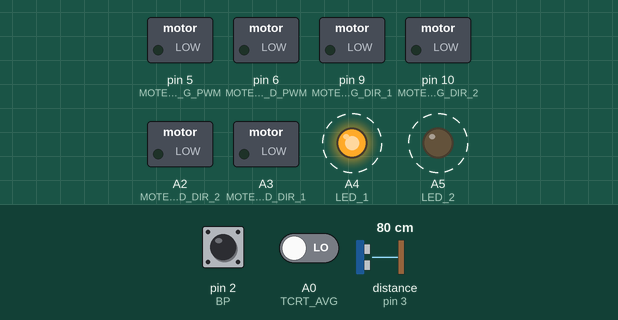
Simulated run of this sketch. Board: Arduino Uno, built with avr-gcc and run on an emulated ATmega328P. Parts: switched loads named in the sketch (green lamp = pin HIGH), output pins drawn as LEDs (lit = HIGH). Dashed ring = blinking. Inputs (shaded band) come from the test bench; at power-on: pin 2 (BP) HIGH, A0 (TCRT_AVG) LOW, distance to the obstacle (sensor on pin 3) 80 cm. The echo pulse lasts 58.3 µs per cm; random numbers use the default seed unless the sketch sets one; pins used as bus, display or sensor lines are not drawn; what the sketch prints to the serial monitor is not drawn.

Above: at 1.39 s.
1.4 s: pin 2 (BP) pulled LOW for 0.15 s
At 2.0 s:
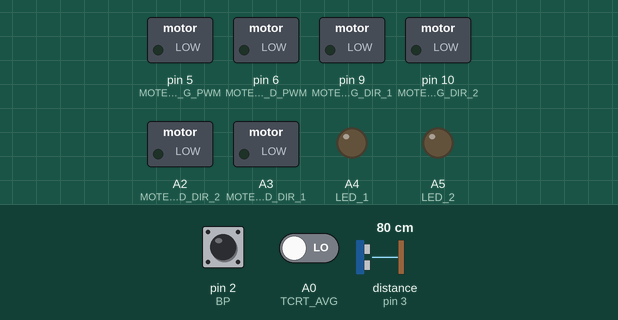
4.5 s: A0 (TCRT_AVG) driven HIGH
At 10.04 s:
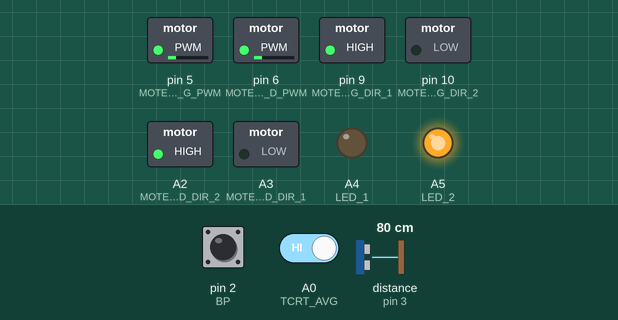
10.5 s: pin 2 (BP) pulled LOW for 1 s
At 11.4 s:
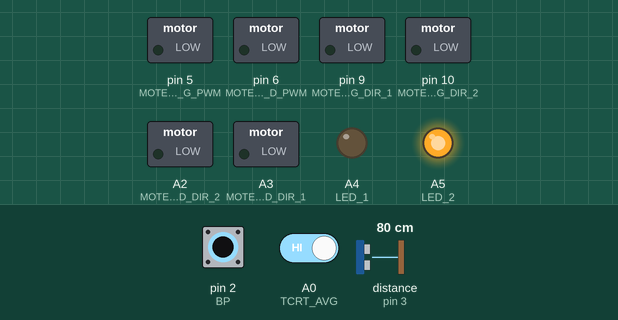
Timing chart, 0 to 14.5 s (numbered marks = the images above; inputs shaded):
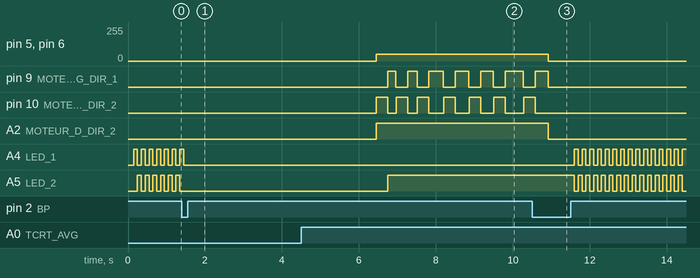

Measured:
- after the input at 4.5 s, pin 10 (MOTEUR_G_DIR_2): LOW → HIGH after 2.0 s, → LOW 0.30 s later, → HIGH 0.21 s later, → LOW 0.30 s later, … (13 changes in this stretch); A2 (MOTEUR_D_DIR_2): LOW → HIGH after 2.0 s; A5 (LED_2): LOW → HIGH after 2.3 s
- after the input at 10.5 s, pin 5 (MOTEUR_G_PWM), pin 6 (MOTEUR_D_PWM): 50/255 → 0/255 after 0.42 s; A2 (MOTEUR_D_DIR_2): HIGH → LOW after 0.42 s; A4 (LED_1), A5 (LED_2): alternates HIGH for 0.10 s and LOW for 0.10 s, starting after 1.1 s
- by itself, A5 (LED_2): alternates HIGH for 0.10 s and LOW for 0.10 s

The sketch:

Kit_SumoBot_V5.2.ino
```cpp
/****************************************************************************************************************************
 * Projet               : Kit SumoBot 2021
 * Entité               : Association ESIEESPACE : http://www.esieespace.fr/
 * Auteurs              : Jérémie DUTHIL
 *                      : Antoine BESSIERE
 *                      : Louis DESPLANCHE
 * Création             : 05/07/2016
 * Dernière mise à jour : 06/07/2020
 * Version              : 5.2.0
 * --------------------------------------------------------------------------------------------------------------------------
 * Description          :
 * Ce code est fourni avec le Kit SumoBot et permet de contrôler les différentes parties du robot.
 * Ceci est une base fonctionnelle à améliorer. Pour toute question, visiter le forum SumoBot : http://sumobot.esieespace.fr
 * Pour plus d'informations sur l'utilisation d'Arduino, voir la documentation officielle : http://www.arduino.cc/en/Reference
 * Ce code est du domaine public, il peut donc être modifié et redistribué.
 * --------------------------------------------------------------------------------------------------------------------------
 * Révision |    Date    | Description
 * 3.0.0    | 02/08/2016 | Création
 * 5.0.0    | 06/01/2020 | Modification
 * 5.2.0    | 06/07/2020 | Modification
 ***************************************************************************************************************************/


#include "Kit_SumoBot.h"
/****************************************************************************************************************************
 * Initialisation
 ****************************************************************************************************************************
 * Cette fonction permet d'initialiser notre programme en définissant la direction des pins et autres actions
 * qui ne seront exécuter qu'une seule fois. Cette fonction est appelée après un reset, donc au démarrage de la carte
 * ou après l'appuie sur le bouton reset de la carte Arduino.
 ***************************************************************************************************************************/
void setup()
{
  #if DEBUG
    // Initialisation du lien série
    Serial.begin(9600); // init liaison UART
    Serial.print("Bonjour, je suis le Kit SumoBot de l'ESIEESPACE version : "+ String(VERSION));
    Serial.println("-----------------------------------------------------------");
    Serial.println("Initialisation");
  #endif
  //

  // Initialisation des entrées
  pinMode(BP,                INPUT_PULLUP); // On ajoute une résistance de pullup pour que la pin soit à un niveau HIGH par défaut.
  pinMode(TCRT_AVG,          INPUT);
  pinMode(TCRT_AVD,          INPUT);
  pinMode(ULTRASON_ECHO,     INPUT);

  // Initialisation des sorties
  pinMode(LED_1,             OUTPUT);
  pinMode(LED_2,             OUTPUT);
  pinMode(MOTEUR_G_PWM,      OUTPUT);
  pinMode(MOTEUR_G_DIR_1,    OUTPUT);
  pinMode(MOTEUR_G_DIR_2,    OUTPUT);
  pinMode(MOTEUR_D_PWM,      OUTPUT);
  pinMode(MOTEUR_D_DIR_1,    OUTPUT);
  pinMode(MOTEUR_D_DIR_2,    OUTPUT);
  pinMode(ULTRASON_TRIGGER,  OUTPUT);
  Serial.flush();
}

/****************************************************************************************************************************
 * Fonction principale
 ****************************************************************************************************************************
 * Cette fonction permet l'exécution du code "en boucle".
 * Si le programme atteint la dernière ligne de cette fonction, l'exécution recommence indéfiniment.
 ***************************************************************************************************************************/
void loop()
{
  // Déclaration des variables
  byte ligne;      // Cette variable servira à mémoriser l'état des capteurs de ligne blanche
  byte ligne_mem;  // Cette variable servira à mémoriser le dernier capteur de ligne activé
  long distance;   // Cette variable servira à mémoriser l'état du capteur ultrason et la distance de l'adversaire

  #if DEBUG
    Serial.println("Attente du bouton GO");
  #endif

  // Attente du bouton GO
  attente_go();

  // Attente des 5sec règlementaires
  delay(5000);

  // Début du combat
  while (digitalRead(BP) == HIGH)                       // Tant qu'on n'appuie pas sur le bouton, on est en combat
  {
    ligne = ligne_blanche();                            // Détection de la ligne blanche
    distance = ultrason_distance();                     // Détection de l'adversaire

    if (ligne > 0)                                      // Si une ligne blanche est détectée, on esquive.
    {
      esquive_ligne(ligne);
      ligne_mem = ligne;
      moteur_stop();
    }
    else if (distance < ULTRASON_SEUIL && distance > 0) // Si un object est présent devant le robot et à une distance inférieure au seuil
    {
      #if DEBUG
        Serial.print("Adversaire detecte a ");
        Serial.print(distance);
        Serial.println("cm");
      #endif
      digitalWrite(LED_1, HIGH);
      digitalWrite(LED_2, HIGH);
      moteur_avance(MOTEUR_100, MOTEUR_100);            // On avance tout droit pour pousser l'adversaire
    }
    else                                                // Sinon, on recherche l'adversaire.
    {
      digitalWrite(LED_1, LOW);
      digitalWrite(LED_2, LOW);
      if (ligne_mem == AV_GAUCHE)
      {
        moteur_avance(128, 50);                         // La recherche se fait en tournant légèrement sur la droite pour décrire une spirale
      }
      else
      {
        moteur_avance(50, 128);                         // La recherche se fait en tournant légèrement sur la gauche pour décrire une spirale
      }
    }

    delay(0);                                           // delais entre chaque cycle
  }

  // Sortie du mode combat, on arrête les moteurs et on attend que le bouton soit relâché
  moteur_stop();
  while (digitalRead(BP) == LOW);                       // cette syntaxe permet d'attendre la condition sans exécuter de code spécifique.
  delay(100);

  // Arrivée ici, la fonction loop() recommence du début
}

/****************************************************************************************************************************
 * Fonction d'attente du bouton go
 ****************************************************************************************************************************
 * Cette fonction permet d'attendre une pression sur le bouton poussoir.
 * Pendant cette attente, les leds clignotent.
 ***************************************************************************************************************************/
void attente_go()
{
  bool led = false;              // On créer une variable pour l'état des leds

  while(digitalRead(BP) == HIGH) // Tant que le bouton poussoir est à l'état haut (grâce à la fonction PULLUP)
  {
    if (led)                     // On fait clignoter les 2 leds pour montrer qu'on attend le go
    {
      digitalWrite(LED_1, LOW);
      digitalWrite(LED_2, HIGH);
    }
    else
    {
      digitalWrite(LED_1, HIGH);
      digitalWrite(LED_2, LOW);
    }

    led = !led;                  // on inverse la variable pour inverser l'état des leds

    delay(100);                  // On répète l'opération toutes les 200ms, c'est ce qui créer le clignotement
  }

  digitalWrite(LED_1, LOW);
  digitalWrite(LED_2, LOW);

  // Quand le bouton est pressé, on quitte la boucle While et on sort de la fonction attente_go()

  #if DEBUG
    Serial.println("Go !");
  #endif
}

/****************************************************************************************************************************
 * Fonction de détection de la ligne blanche
 ****************************************************************************************************************************
 * Cette fonction permet d'utiliser les capteurs de ligne blanche (TCRT5000) pour détecter le bord de l'arène.
 ****************************************************************************************************************************
 * Valeur de retour : 0         pour aucune ligne détectée
 *                    AV_GAUCHE pour une ligne détectée à l'avant gauche
 *                    AV_DROITE pour une ligne détectée à l'avant droit
 ***************************************************************************************************************************/
byte ligne_blanche()
{
  if (digitalRead(TCRT_AVG))                      // si le capteur de ligne blanche avant gauche est activé
  {
    #if DEBUG
      Serial.println("Ligne blanche detectee a l'avant gauche !");
    #endif
    return AV_GAUCHE;                             // alors on renvoie la valeur associée à ce capteur, définie dans Kit_SumoBot.h
  }
  else if (digitalRead(TCRT_AVD))                 // si le capteur de ligne blanche avant droit est activé
  {
    #if DEBUG
      Serial.println("Ligne blanche detectee a l'avant droit !");
    #endif
    return AV_DROITE;                             // alors on renvoie la valeur associée à ce capteur
  }
  else                                            // Sinon, aucun capteur d'activé, pas de ligne blanche détectée
  {
    return 0;
  }
}

/****************************************************************************************************************************
 * Fonction d'esquive de la ligne blanche
 ****************************************************************************************************************************
 * Cette fonction permet d'éviter de franchir la ligne blanche en effectuant une equive sur le côté.
 * Une esquive est considérée ici comme une manoeuvre de recule puis d'une rotation d'une durée aléatoire.
 ****************************************************************************************************************************
 * Paramètre sens : détermine le sens de l'esquive. Valeurs définies dans le fichier "Kit_SumoBot.h".
 ***************************************************************************************************************************/
void esquive_ligne(byte sens)
{
  long aleatoire;

  moteur_recule(MOTEUR_100, MOTEUR_100);            // le robot recule a pleine vitesse
  delay(300);                                       // temps où le robot recule. 300ms

  if (sens == AV_GAUCHE)
  {
    digitalWrite(LED_1, LOW);
    digitalWrite(LED_2, HIGH);
    moteur_rotation_droite(MOTEUR_100, MOTEUR_100); // le robot tourne vers la droite à pleine vitesse
  }
  else
  {
    digitalWrite(LED_1, HIGH);
    digitalWrite(LED_2, LOW);
    moteur_rotation_gauche(MOTEUR_100, MOTEUR_100); // le robot tourne vers la gauche à pleine vitesse
  }

  aleatoire = random(200, 500);
  #if DEBUG
    Serial.print("Pour esquiver la ligne blanche, je tourne pendant ");
    Serial.print(aleatoire);
    Serial.println("ms");
  #endif
  delay(aleatoire);                                // temps où le robot tourne vers la droite. Temps aléatoire entre 800ms et 2000ms
}
```

HCSR04.cpp
```cpp
/* Cette bibliothèque permet de contrôler le module ultrason HC-SR04.
 * Voici le fonctionnement de ce module à l'aide d'un chronogramme :
 *
 *               <- 10µs ->                     <- >200µs ->
 * Trigger : ___|¯¯¯¯¯¯¯¯¯|_________________________________|¯¯¯¯¯¯¯¯¯|____
 * Echo    : ___________________|¯¯¯¯¯¯¯¯¯¯¯¯¯¯|___________________________
 *                              <-- distance -->
 *
 * Pour utiliser le module ultrason, il faut envoyer une impulsion de 10µs sur la pin trigger,
 * puis mesurer le temps que la pin echo reste à 1.
 * Une fois cette mesure effectuée, le calcul pour avoir la distance en centimètres est le suivant :
 * distance = mesure * 17/1000. Pour plus de détails, voir la datasheet du module.
 */

#include "HCSR04.h"

/****************************************************************************************************************************
 * Fonction de détection de l'adversaire
 ****************************************************************************************************************************
 * Cette fonction permet de mesurer la distance d'un objet en face du capteur ultrason.
 ****************************************************************************************************************************
 * Valeur de retour : la distance en centimètres. 0 si aucun objet n'est détecté.
 ***************************************************************************************************************************/
long ultrason_distance()
{
  long mesure;

  // On envoie le trigger
  digitalWrite(ULTRASON_TRIGGER, LOW);
  delayMicroseconds(2);
  digitalWrite(ULTRASON_TRIGGER, HIGH);
  delayMicroseconds(10);
  digitalWrite(ULTRASON_TRIGGER, LOW);

  // On mesure le temps à l'état haut de la pin echo
  // On ajoute un timeout de 25ms pour le cas où aucun objet n'est devant le capteur
  mesure = pulseIn(ULTRASON_ECHO, HIGH, 25000);

  // On attend le minimum de 200µs requit par le capteur
  delayMicroseconds(200);

  // On effectue la conversion en centimètres
  mesure = mesure * 17/1000;

  return mesure;
}
```

HCSR04.h
```cpp
#include "Arduino.h" // bibliothèque pour la gestion de projet Arduino

// Pins provenant du fichier principal
extern const int ULTRASON_ECHO;
extern const int ULTRASON_TRIGGER;

// Déclarations des fonctions
long ultrason_distance();
```

Kit_SumoBot.h
```cpp
/****************************************************************************************************************************
 * Inclusion des bibliothèques
 ****************************************************************************************************************************
 * Cette partie permet d'inclure des bibliothèques renfermant des fonctions utiles.
 ***************************************************************************************************************************/
// bibliothèque pour la gestion de projet Arduino
#include "Arduino.h"

// Cette bibliothèque fournie par Arduino permet d'utiliser la liaison série et d'envoyer des messages à l'ordinateur
#include <Wire.h>
//Bibliothèque de dialogue avec le bluetooth
#include <SoftwareSerial.h>
// Cette bibliothèque fournie par ESIEESPACE permet de piloter les 2 moteurs avec des PWM.
#include "moteur.h"
// Cette bibliothèque fournie par ESIEESPACE permet de piloter le module ultrason.
#include "HCSR04.h"


/****************************************************************************************************************************
 * Déclaration des constantes
 ***************************************************************************************************************************/
#define VERSION "5.2.0"

/* Cette constante permet d'utiliser la liaison série pour émettre des messages d'informations.
 * valeur 1 : Activer
 * valeur 0 : Désactiver
 */
#define DEBUG 1

#define NUCLEO
// #define ARDUINO

/* Cette constante permet de préciser le seuil de détection du capteur à ultrason.
 * La valeur est en centimètres et représente la valeur maximale de détection.
 * Si un objet est détecté après cette distance, il n'est pas considéré comme le robot adverse.
 * Cela est utile pour ne pas détecter "trop loin" et croire que le public ou autre est l'adversaire.
 */
#define ULTRASON_SEUIL 40

/* Ces constantes permettent de définir des noms pour les valeurs de retour des fonctions.
 * Cela permet d'utiliser les noms au lieu des valeurs, ce qui est plus parlant.
 */
#define AV_GAUCHE  1
#define AV_DROITE  2
#define AV_CENTRE  3
#define AR_GAUCHE  4
#define AR_DROITE  5
#define AR_CENTRE  6

/****************************************************************************************************************************
 * Déclaration des pins
 ****************************************************************************************************************************
 * Cette partie permet de lier le numéro d'une pin de la carte Arduino à une variable.
 * On pourra donc utiliser cette variable plutôt que le numéro de pin, ce qui est plus simple.
 ***************************************************************************************************************************/
// Entrées
const int BP                  = 2;  // bouton poussoir
const int TCRT_AVG            = A0;  // TCRT avant gauche
const int TCRT_AVD            = A1; // TCRT avant droit


const int ULTRASON_ECHO    = 3; // Pin ECHO du module ultrason HC-SR04

// Sorties
#ifdef NUCLEO
const int LED_1            = A4;  // LED verte 1
const int LED_2            = A5; // LED verte 2
#else
const int LED_1            = 7;  // LED verte 1
const int LED_2            = 8; // LED verte 2
#endif
const int MOTEUR_G_PWM     = 5;  // PWM moteur gauche
const int MOTEUR_G_DIR_1   = 9;  // Direction 1 moteur gauche
const int MOTEUR_G_DIR_2   = 10;  // Direction 2 moteur gauche
const int MOTEUR_D_PWM     = 6;  // PWM moteur droit
const int MOTEUR_D_DIR_1   = A3;  // Direction 1 moteur droit
const int MOTEUR_D_DIR_2   = A2; // Direction 2 moteur droit
const int ULTRASON_TRIGGER = 4; // Pin TRIGGER du module ultrason HC-SR04

/****************************************************************************************************************************
 * Déclarations des fonctions
 ****************************************************************************************************************************
 * Cette partie permet de déclarer les fonctions que l'on va utiliser dans le fichier principal.
 * les fonctions setup() et loop() sont déjà déclarer dans la bibliothèque Arduino.h
 ***************************************************************************************************************************/
void attente_go();
byte ligne_blanche();
void esquive_ligne(byte sens);
```

Source omitted: moteur.cpp (7154 bytes), moteur.h (958 bytes)
